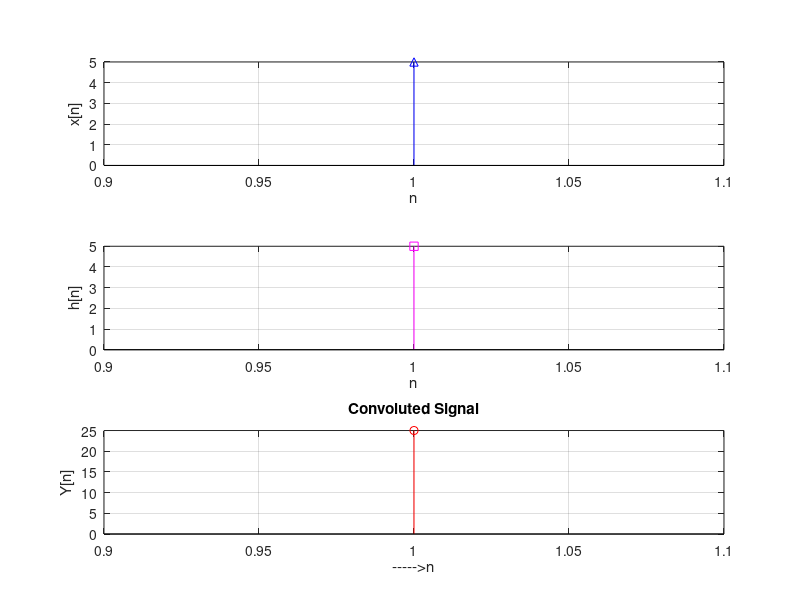

Recreate this plot in MATLAB.
close all
clearvars
x=input('Enter x:     ')
% sample input x -> sin(2*pi*0.1.*(1:1:11))
h=input('Enter h:   ')
% sample input h -> [1 2 3 4 5 3 1 -1];
% convolution
m=length(x);
n=length(h);
X=[x,zeros(1,n)];
H=[h,zeros(1,m)];
for i=1:n+m-1
    Y(i)=0;
    for j=1:m
        if(i-j+1>0)
            Y(i)=Y(i)+X(j)*H(i-j+1);
        else
        end
    end
end
% plot results
figure;
subplot(3,1,1); stem(x, '-b^'); xlabel('n');
ylabel('x[n]'); grid on;
subplot(3,1,2); stem(h, '-ms');
xlabel('n'); ylabel('h[n]'); grid on;
subplot(3,1,3); stem(Y, '-ro');
ylabel('Y[n]'); xlabel('----->n'); grid on;
title('Convoluted Signal')
